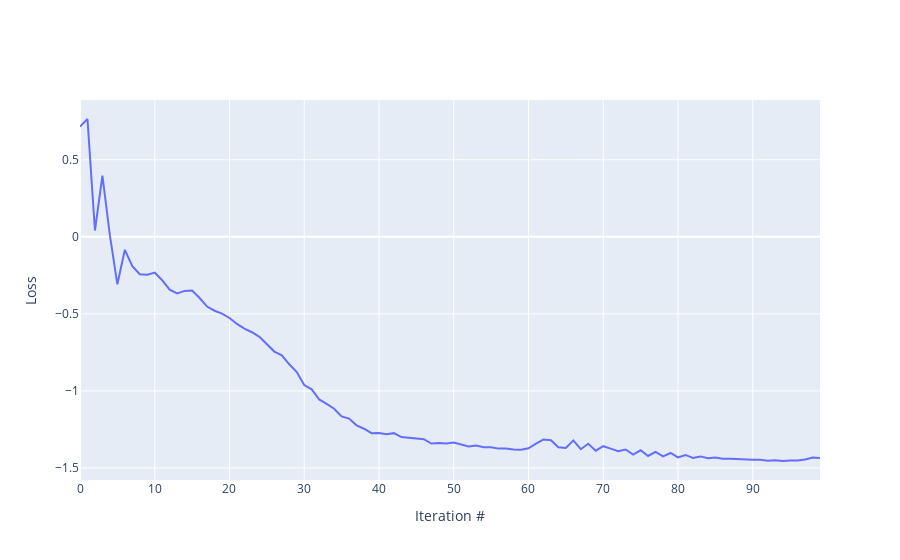

Notebook cell for this chart:
### Markdown cell above
### Training by example
Time to train the model. We first "train by example" by computing only the ML loss. This loss essentially maximizes the likelihood of our input configurations in the latent space Gaussian distribution. 

In contrast, the KL loss promotes sampling of low-energy states; it also includes an entropic contribution to penalize repeated sampling of the same stable state.

### Code cell
optimizer = torch.optim.Adam([p for p in model.parameters() if p.requires_grad==True], lr=lr1) 
training_set = training_set.astype('float32')
trainloader = data.DataLoader(dataset=training_set, batch_size=batch_size1)

losses = [] # for visualizing loss as a function of iteration number rather than epoch number
t = 0 # iteration count

while t < iter1:
    for batch in trainloader:  

        # Custom ML loss function
        loss = model.loss_ml(batch) 
        losses.append(loss.item()) # save values for plotting later 
    
        # Training
        optimizer.zero_grad() # Set grads to zero, else PyTorch will accumulate gradients on each backprop
        loss.backward(retain_graph=True)
        optimizer.step()
        
        t = t + 1 # iteration count
        if t % 25 == 0:
            print('iter %s:' % t, 'loss = %.3f' % loss)

# Visualize loss
fig = go.Figure() # plotly reference: https://plot.ly/python/line-charts/
fig.add_trace(go.Scatter(x=np.arange(len(losses)), y=losses,
                    mode='lines',
                    name='lines'))

fig.update_layout(yaxis_title='Loss',
                   xaxis_title='Iteration #')

### Figure 1 — Plotly figure (JSON) as saved in the notebook; plotly's stock layout.template omitted (floating-point values rounded to 4 significant figures)
{"data": [{"mode": "lines", "name": "lines", "type": "scatter", "x": [0, 1, 2, 3, 4, 5, 6, 7, 8, 9, 10, 11, 12, 13, 14, 15, 16, 17, 18, 19, 20, 21, 22, 23, 24, 25, 26, 27, 28, 29, 30, 31, 32, 33, 34, 35, 36, 37, 38, 39, 40, 41, 42, 43, 44, 45, 46, 47, 48, 49, 50, 51, 52, 53, 54, 55, 56, 57, 58, 59, 60, 61, 62, 63, 64, 65, 66, 67, 68, 69, 70, 71, 72, 73, 74, 75, 76, 77, 78, 79, 80, 81, 82, 83, 84, 85, 86, 87, 88, 89, 90, 91, 92, 93, 94, 95, 96, 97, 98, 99], "y": [0.715, 0.7644, 0.04082, 0.3962, 0.00892, -0.3086, -0.08466, -0.1906, -0.2427, -0.246, -0.2322, -0.2821, -0.3433, -0.3672, -0.3512, -0.349, -0.3974, -0.4528, -0.4799, -0.4982, -0.5269, -0.5655, -0.5962, -0.6194, -0.6496, -0.6973, -0.7449, -0.7687, -0.8275, -0.8778, -0.9626, -0.99, -1.056, -1.084, -1.116, -1.166, -1.18, -1.224, -1.246, -1.274, -1.274, -1.282, -1.274, -1.299, -1.304, -1.312, -1.313, -1.341, -1.339, -1.341, -1.335, -1.348, -1.36, -1.355, -1.366, -1.366, -1.375, -1.375, -1.381, -1.382, -1.373, -1.342, -1.316, -1.32, -1.366, -1.371, -1.321, -1.379, -1.343, -1.388, -1.359, -1.375, -1.392, -1.38, -1.413, -1.386, -1.423, -1.396, -1.425, -1.403, -1.432, -1.416, -1.435, -1.425, -1.437, -1.433, -1.44, -1.44, -1.444, -1.444, -1.448, -1.447, -1.453, -1.45, -1.455, -1.452, -1.451, -1.445, -1.432, -1.435]}], "layout": {"xaxis": {"title": {"text": "Iteration #"}}, "yaxis": {"title": {"text": "Loss"}}}}
